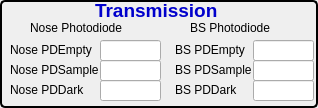
  <widget class="QGroupBox" name="groupBox_15">
   <property name="geometry">
    <rect>
     <x>750</x>
     <y>260</y>
     <width>318</width>
     <height>108</height>
    </rect>
   </property>
   <property name="styleSheet">
    <string notr="true">QGroupBox { 
     border: 2px solid black; 
     border-radius: 5px; 
 } </string>
   </property>
   <property name="title">
    <string/>
   </property>
   <widget class="QLabel" name="label_60">
    <property name="geometry">
     <rect>
      <x>95</x>
      <y>-10</y>
      <width>131</width>
      <height>41</height>
     </rect>
    </property>
    <property name="font">
     <font>
      <pointsize>14</pointsize>
      <weight>75</weight>
      <bold>true</bold>
     </font>
    </property>
    <property name="text">
     <string>&lt;html&gt;&lt;head/&gt;&lt;body&gt;&lt;p&gt;&lt;span style=&quot; color:#0000cc;&quot;&gt;Transmission&lt;/span&gt;&lt;/p&gt;&lt;/body&gt;&lt;/html&gt;</string>
    </property>
   </widget>
   <widget class="QLabel" name="label_61">
    <property name="geometry">
     <rect>
      <x>30</x>
      <y>20</y>
      <width>121</width>
      <height>16</height>
     </rect>
    </property>
    <property name="text">
     <string>Nose Photodiode</string>
    </property>
   </widget>
   <widget class="QLabel" name="label_62">
    <property name="geometry">
     <rect>
      <x>190</x>
      <y>20</y>
      <width>101</width>
      <height>16</height>
     </rect>
    </property>
    <property name="text">
     <string>&lt;html&gt;&lt;head/&gt;&lt;body&gt;&lt;p&gt;BS Photodiode&lt;/p&gt;&lt;/body&gt;&lt;/html&gt;</string>
    </property>
   </widget>
   <widget class="QLabel" name="label_76">
    <property name="geometry">
     <rect>
      <x>10</x>
      <y>40</y>
      <width>91</width>
      <height>21</height>
     </rect>
    </property>
    <property name="font">
     <font>
      <pointsize>9</pointsize>
     </font>
    </property>
    <property name="text">
     <string>&lt;html&gt;&lt;head/&gt;&lt;body&gt;&lt;p&gt;Nose PDEmpty&lt;/p&gt;&lt;/body&gt;&lt;/html&gt;</string>
    </property>
   </widget>
   <widget class="QLabel" name="label_77">
    <property name="geometry">
     <rect>
      <x>10</x>
      <y>60</y>
      <width>91</width>
      <height>21</height>
     </rect>
    </property>
    <property name="font">
     <font>
      <pointsize>9</pointsize>
     </font>
    </property>
    <property name="text">
     <string>&lt;html&gt;&lt;head/&gt;&lt;body&gt;&lt;p&gt;Nose PDSample&lt;/p&gt;&lt;/body&gt;&lt;/html&gt;</string>
    </property>
   </widget>
   <widget class="QLabel" name="label_79">
    <property name="geometry">
     <rect>
      <x>10</x>
      <y>80</y>
      <width>91</width>
      <height>21</height>
     </rect>
    </property>
    <property name="font">
     <font>
      <pointsize>9</pointsize>
     </font>
    </property>
    <property name="text">
     <string>&lt;html&gt;&lt;head/&gt;&lt;body&gt;&lt;p&gt;Nose PDDark&lt;/p&gt;&lt;/body&gt;&lt;/html&gt;</string>
    </property>
   </widget>
   <widget class="QLabel" name="label_80">
    <property name="geometry">
     <rect>
      <x>175</x>
      <y>40</y>
      <width>91</width>
      <height>21</height>
     </rect>
    </property>
    <property name="font">
     <font>
      <pointsize>9</pointsize>
     </font>
    </property>
    <property name="text">
     <string>&lt;html&gt;&lt;head/&gt;&lt;body&gt;&lt;p&gt;BS PDEmpty&lt;/p&gt;&lt;/body&gt;&lt;/html&gt;</string>
    </property>
   </widget>
   <widget class="QLabel" name="label_81">
    <property name="geometry">
     <rect>
      <x>175</x>
      <y>60</y>
      <width>91</width>
      <height>21</height>
     </rect>
    </property>
    <property name="font">
     <font>
      <pointsize>9</pointsize>
     </font>
    </property>
    <property name="text">
     <string>&lt;html&gt;&lt;head/&gt;&lt;body&gt;&lt;p&gt;BS PDSample&lt;/p&gt;&lt;/body&gt;&lt;/html&gt;</string>
    </property>
   </widget>
   <widget class="QLabel" name="label_78">
    <property name="geometry">
     <rect>
      <x>175</x>
      <y>80</y>
      <width>91</width>
      <height>21</height>
     </rect>
    </property>
    <property name="font">
     <font>
      <pointsize>9</pointsize>
     </font>
    </property>
    <property name="text">
     <string>&lt;html&gt;&lt;head/&gt;&lt;body&gt;&lt;p&gt;BS PDDark&lt;/p&gt;&lt;/body&gt;&lt;/html&gt;</string>
    </property>
   </widget>
   <widget class="caTextEntry" name="catextentry_96">
    <property name="geometry">
     <rect>
      <x>253</x>
      <y>60</y>
      <width>61</width>
      <height>21</height>
     </rect>
    </property>
    <property name="channel" stdset="0">
     <string notr="true">12idcSAXS:transBSPD_Value_Spl.VAL</string>
    </property>
    <property name="background">
     <color>
      <red>115</red>
      <green>215</green>
      <blue>253</blue>
     </color>
    </property>
    <property name="colorMode">
     <enum>caLineEdit::Static</enum>
    </property>
   </widget>
   <widget class="caTextEntry" name="catextentry_97">
    <property name="geometry">
     <rect>
      <x>253</x>
      <y>40</y>
      <width>61</width>
      <height>21</height>
     </rect>
    </property>
    <property name="channel" stdset="0">
     <string notr="true">12idcSAXS:transBSPD_Value_Empty.VAL</string>
    </property>
    <property name="background">
     <color>
      <red>115</red>
      <green>215</green>
      <blue>253</blue>
     </color>
    </property>
    <property name="colorMode">
     <enum>caLineEdit::Static</enum>
    </property>
   </widget>
   <widget class="caTextEntry" name="catextentry_99">
    <property name="geometry">
     <rect>
      <x>253</x>
      <y>80</y>
      <width>61</width>
      <height>21</height>
     </rect>
    </property>
    <property name="channel" stdset="0">
     <string notr="true">12idcSAXS:transBSPD_Value_Dark.VAL</string>
    </property>
    <property name="background">
     <color>
      <red>115</red>
      <green>215</green>
      <blue>253</blue>
     </color>
    </property>
    <property name="colorMode">
     <enum>caLineEdit::Static</enum>
    </property>
   </widget>
   <widget class="caTextEntry" name="catextentry_98">
    <property name="geometry">
     <rect>
      <x>100</x>
      <y>40</y>
      <width>61</width>
      <height>21</height>
     </rect>
    </property>
    <property name="channel" stdset="0">
     <string notr="true">12idcSAXS:transNosePD_Value_Empty.VAL</string>
    </property>
    <property name="background">
     <color>
      <red>115</red>
      <green>215</green>
      <blue>253</blue>
     </color>
    </property>
    <property name="colorMode">
     <enum>caLineEdit::Static</enum>
    </property>
   </widget>
   <widget class="caTextEntry" name="catextentry_101">
    <property name="geometry">
     <rect>
      <x>100</x>
      <y>60</y>
      <width>61</width>
      <height>21</height>
     </rect>
    </property>
    <property name="channel" stdset="0">
     <string notr="true">12idcSAXS:transNosePD_Value_Spl.VAL</string>
    </property>
    <property name="background">
     <color>
      <red>115</red>
      <green>215</green>
      <blue>253</blue>
     </color>
    </property>
    <property name="colorMode">
     <enum>caLineEdit::Static</enum>
    </property>
   </widget>
   <widget class="caTextEntry" name="catextentry_100">
    <property name="geometry">
     <rect>
      <x>100</x>
      <y>80</y>
      <width>61</width>
      <height>21</height>
     </rect>
    </property>
    <property name="channel" stdset="0">
     <string notr="true">12idcSAXS:transNosePD_Value_Dark.VAL</string>
    </property>
    <property name="background">
     <color>
      <red>115</red>
      <green>215</green>
      <blue>253</blue>
     </color>
    </property>
    <property name="colorMode">
     <enum>caLineEdit::Static</enum>
    </property>
   </widget>
  </widget>
